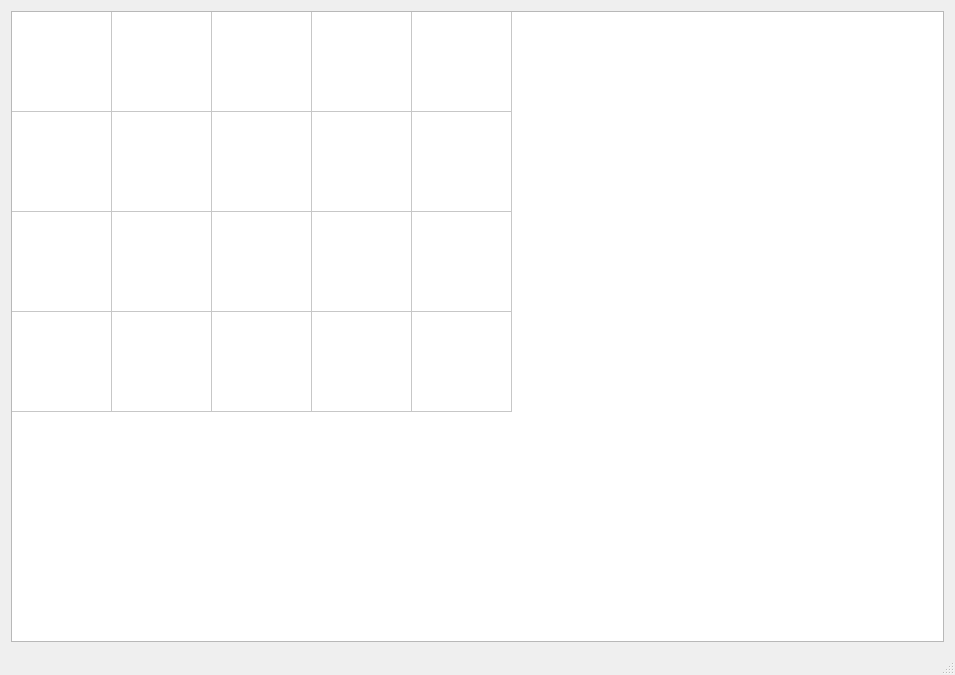
<?xml version="1.0" encoding="UTF-8"?>
<ui version="4.0">
 <class>MainWindow</class>
 <widget class="QMainWindow" name="MainWindow">
  <property name="geometry">
   <rect>
    <x>0</x>
    <y>0</y>
    <width>955</width>
    <height>675</height>
   </rect>
  </property>
  <property name="windowTitle">
   <string>MainWindow</string>
  </property>
  <widget class="QWidget" name="centralWidget">
   <property name="sizePolicy">
    <sizepolicy hsizetype="Expanding" vsizetype="Expanding">
     <horstretch>0</horstretch>
     <verstretch>0</verstretch>
    </sizepolicy>
   </property>
   <layout class="QVBoxLayout" name="verticalLayout">
    <item>
     <widget class="NemoFaceRecogWidget" name="faceRecogWidget">
      <property name="enabled">
       <bool>true</bool>
      </property>
      <property name="rowCount">
       <number>4</number>
      </property>
      <property name="columnCount">
       <number>5</number>
      </property>
      <attribute name="horizontalHeaderVisible">
       <bool>false</bool>
      </attribute>
      <attribute name="horizontalHeaderCascadingSectionResizes">
       <bool>false</bool>
      </attribute>
      <attribute name="horizontalHeaderDefaultSectionSize">
       <number>100</number>
      </attribute>
      <attribute name="horizontalHeaderStretchLastSection">
       <bool>false</bool>
      </attribute>
      <attribute name="verticalHeaderVisible">
       <bool>false</bool>
      </attribute>
      <attribute name="verticalHeaderDefaultSectionSize">
       <number>100</number>
      </attribute>
      <attribute name="verticalHeaderMinimumSectionSize">
       <number>50</number>
      </attribute>
      <row/>
      <row/>
      <row/>
      <row/>
      <column/>
      <column/>
      <column/>
      <column/>
      <column/>
      <item row="0" column="0">
       <property name="text">
        <string/>
       </property>
       <property name="font">
        <font>
         <pointsize>9</pointsize>
        </font>
       </property>
      </item>
     </widget>
    </item>
    <item>
     <layout class="QHBoxLayout" name="horizontalLayout"/>
    </item>
   </layout>
  </widget>
  <widget class="QStatusBar" name="statusBar"/>
 </widget>
 <layoutdefault spacing="6" margin="11"/>
 <customwidgets>
  <customwidget>
   <class>NemoFaceRecogWidget</class>
   <extends>QTableWidget</extends>
   <header>nemofacerecogwidget.h</header>
  </customwidget>
 </customwidgets>
 <resources/>
 <connections/>
</ui>
